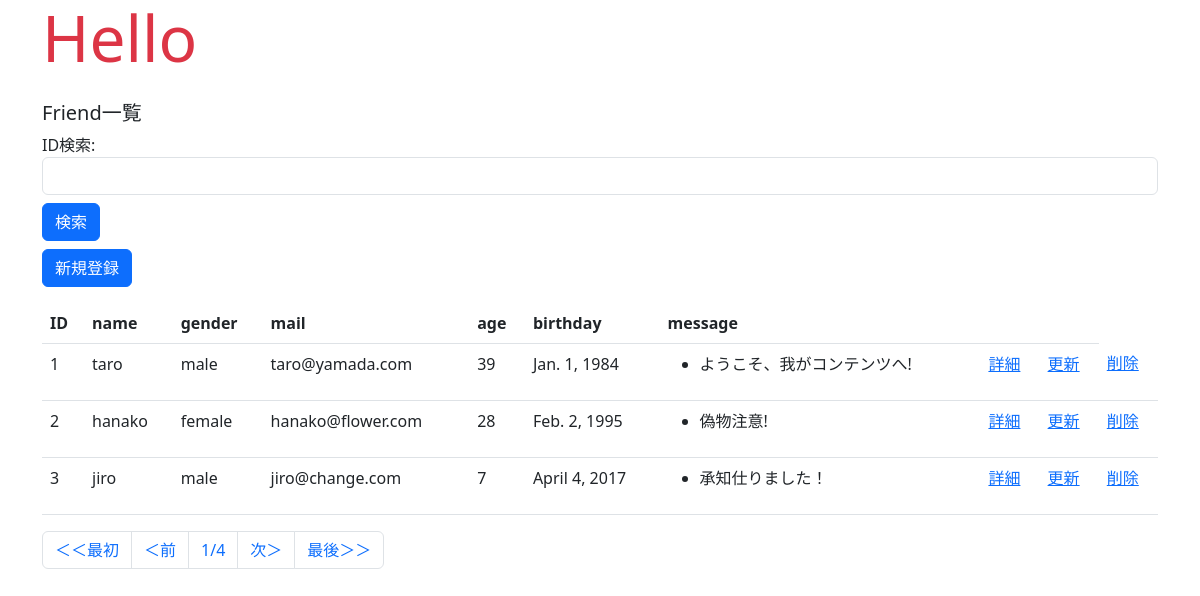
/hello/, run on the app's committed database.
### hello/models.py (models this page shows, shortened)
class Friend(models.Model):
    name = models.CharField(max_length=100)
    mail = models.EmailField(max_length=100)
    gender = models.BooleanField()
    age = models.IntegerField(default=0)
    birthday = models.DateField()

class Message(models.Model):
    friend = models.ForeignKey(Friend, on_delete=models.CASCADE)
    title = models.CharField(max_length=100)
    content = models.CharField(max_length=300)
    pub_date = models.DateTimeField(auto_now_add=True)
    class Meta:
        ordering = ("pub_date",)

### hello/views.py (the view, shortened to what this page needs)
# urls.py: path("",views.index,name="index"),
def index(request,num=1):
    data = Friend.objects.all()
    page = Paginator(data,3)
    params = {
        'title':"Hello",
        'message':"Friend一覧",
        'form':SearchForm(),
        'data':page.get_page(num)
    }
    return render(request,'hello/index.html',params)

### hello/forms.py
class SearchForm(forms.Form):
    id = forms.IntegerField(label='ID検索',widget=forms.TextInput(attrs={'class':'form-control'}))

### hello/templates/hello/index.html (shortened to what this page needs)
{% load static %}
<!DOCTYPE html>
<html lang="ja">
<head>
    <link rel="stylesheet" href="https://cdn.jsdelivr.net/npm/bootstrap@5.3.0/dist/css/bootstrap.min.css">
    <link rel="stylesheet" href="{% static 'hello/css/style.css' %}" type="text/css">
</head>
<body class="container">
    <h1 class="display-3 text-danger">{{ title }}</h1>
    <p class="h5 mt-4">{{ message|safe }}</p>
    <form action="{% url 'index' %}" method="post">
        {{ form }}
        <input type="submit" value="検索" class="btn btn-primary mt-2">
    </form>
    <P><a href="{% url 'create' %}" class="btn btn-primary mt-2">新規登録</a></P>
    <table class="table">
        <tr>
            <th>ID</th>
            <th>name</th>
            <th>gender</th>
            <th>mail</th>
            <th>age</th>
            <th>birthday</th>
            <th>message</th>
            <th></th>
            <th></th>
        </tr>
        {% for item in data %}
        <tr>
            <td>{{ item.id }}</td>
            <td>{{ item.name }}</td>
            <td>
                {% if item.gender == True %}male{% endif %}
                {% if item.gender == False %}female{% endif %}
            </td>
            <td>{{ item.mail }}</td>
            <td>{{ item.age }}</td>
            <td>{{ item.birthday }}</td>
            <td>
                <ul>
                    {% for ob in item.message_set.all %}
                    <li>{{ ob.title }}</li>
                    {% endfor %}
                </ul>
            </td>
            <td><a href="{% url 'detail' item.id %}">詳細</a></td>
            <td><a href="{% url 'edit' item.id %}">更新</a></td>
            <td><a href="{% url 'delete' item.id %}">削除</a></td>
        </tr>
        {% endfor %}
    </table>
    <ul class="pagination">
        {% if data.has_previous %}
        <li class="page-item">
            <a href="{% url 'index' %}" class="page-link">＜＜最初</a>
        </li>
        <li class="page-item">
            <a href="{% url 'index' %}{{data.previous_page_number}}" class="page-link">＜前</a>
        </li>
        {% else %}
        <li class="page-item">
            <a href="" class="page-link">＜＜最初</a>
        </li>
        <li class="page-item">
            <a href="" class="page-link">＜前</a>
        </li>
        {% endif %}
        <li class="page-item">
            <a class="page-link">{{data.number}}/{{data.paginator.num_pages}}</a>
        </li>
        {% if data.has_next %}
        <li class="page-item">
            <a href="{% url 'index' %}{{ data.next_page_number }}" class="page-link">次＞</a>
        </li>
        <li class="page-item">
            <a href="{% url 'index' %}{{data.paginator.num_pages}}" class="page-link">最後＞＞</a>
        </li>
        {% endif %}
    </ul>
</body>
</html>

### data on the page
Friend: id "1", name "taro", gender "male", mail "taro@yamada.com", age "39", birthday "Jan. 1, 1984"
Message: title "ようこそ、我がコンテンツへ!"
Friend: id "2", name "hanako", gender "female", mail "hanako@flower.com", age "28", birthday "Feb. 2, 1995"
Message: title "偽物注意!"
Friend: id "3", name "jiro", gender "male", mail "jiro@change.com", age "7", birthday "April 4, 2017"
Message: title "承知仕りました！"

### other printed values
{{ message|safe }} "Friend一覧"
{{ data.number }} "1"
{{ data.paginator.num_pages }} "4"
